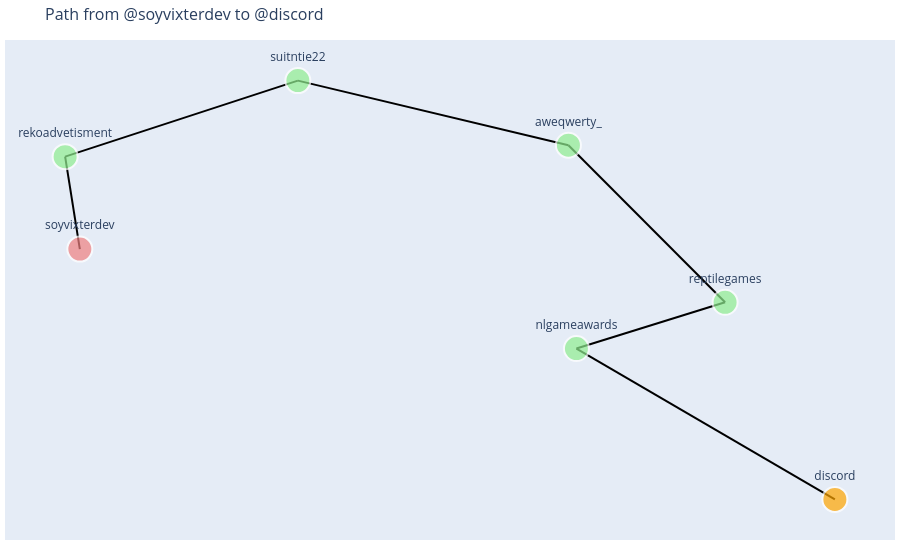

The notebook cell this image was saved under:
### Code cell
find_and_visualize_path(G, "soyvixterdev", "discord")

### Figure 1 — Plotly figure (JSON) as saved in the notebook; plotly's stock layout.template omitted (floating-point values rounded to 4 significant figures)
{"data": [{"hoverinfo": "none", "line": {"color": "black", "width": 2}, "mode": "lines", "type": "scatter", "x": [-0.8391, -0.8724, null, -0.8724, -0.3444, null, -0.3444, 0.2694, null, 0.2694, 0.6249, null, 0.6249, 0.2876, null, 0.2876, 0.874, null], "y": [0.02222, 0.3999, null, 0.3999, 0.7104, null, 0.7104, 0.4465, null, 0.4465, -0.1949, null, -0.1949, -0.3841, null, -0.3841, -1, null]}, {"hoverinfo": "text", "marker": {"color": ["lightcoral", "lightgreen", "lightgreen", "lightgreen", "lightgreen", "lightgreen", "orange"], "line": {"width": 2}, "showscale": false, "size": [25, 25, 25, 25, 25, 25, 25]}, "mode": "markers+text", "text": ["soyvixterdev", "rekoadvetisment", "suitntie22", "aweqwerty_", "reptilegames", "nlgameawards", "discord"], "textposition": "top center", "type": "scatter", "x": [-0.8391, -0.8724, -0.3444, 0.2694, 0.6249, 0.2876, 0.874], "y": [0.02222, 0.3999, 0.7104, 0.4465, -0.1949, -0.3841, -1]}], "layout": {"hovermode": "closest", "margin": {"b": 20, "l": 5, "r": 5, "t": 40}, "showlegend": false, "title": {"font": {"size": 16}, "text": "Path from @soyvixterdev to @discord"}, "xaxis": {"showgrid": false, "showticklabels": false, "zeroline": false}, "yaxis": {"showgrid": false, "showticklabels": false, "zeroline": false}}}
